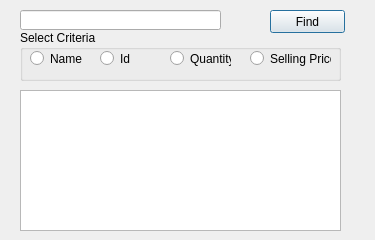
<?xml version="1.0" encoding="UTF-8"?>
<ui version="4.0">
 <class>FindItem</class>
 <widget class="QDialog" name="FindItem">
  <property name="geometry">
   <rect>
    <x>0</x>
    <y>0</y>
    <width>375</width>
    <height>240</height>
   </rect>
  </property>
  <property name="windowTitle">
   <string>Find Items</string>
  </property>
  <widget class="QPushButton" name="btnFind">
   <property name="geometry">
    <rect>
     <x>270</x>
     <y>10</y>
     <width>75</width>
     <height>23</height>
    </rect>
   </property>
   <property name="text">
    <string>Find</string>
   </property>
  </widget>
  <widget class="QLineEdit" name="txtValue">
   <property name="geometry">
    <rect>
     <x>20</x>
     <y>10</y>
     <width>201</width>
     <height>20</height>
    </rect>
   </property>
  </widget>
  <widget class="QGroupBox" name="groupBox">
   <property name="geometry">
    <rect>
     <x>20</x>
     <y>30</y>
     <width>321</width>
     <height>51</height>
    </rect>
   </property>
   <property name="title">
    <string>Select Criteria</string>
   </property>
   <widget class="QRadioButton" name="rdoName">
    <property name="geometry">
     <rect>
      <x>10</x>
      <y>20</y>
      <width>61</width>
      <height>17</height>
     </rect>
    </property>
    <property name="text">
     <string>Name</string>
    </property>
   </widget>
   <widget class="QRadioButton" name="rdoId">
    <property name="geometry">
     <rect>
      <x>80</x>
      <y>20</y>
      <width>61</width>
      <height>17</height>
     </rect>
    </property>
    <property name="text">
     <string>Id</string>
    </property>
   </widget>
   <widget class="QRadioButton" name="rdoQuantity">
    <property name="geometry">
     <rect>
      <x>150</x>
      <y>20</y>
      <width>61</width>
      <height>17</height>
     </rect>
    </property>
    <property name="text">
     <string>Quantity</string>
    </property>
   </widget>
  </widget>
  <widget class="QRadioButton" name="rdoSellingPrice">
   <property name="geometry">
    <rect>
     <x>250</x>
     <y>50</y>
     <width>81</width>
     <height>17</height>
    </rect>
   </property>
   <property name="text">
    <string>Selling Price</string>
   </property>
  </widget>
  <widget class="QTableView" name="tableView">
   <property name="geometry">
    <rect>
     <x>20</x>
     <y>90</y>
     <width>321</width>
     <height>141</height>
    </rect>
   </property>
  </widget>
 </widget>
 <resources/>
 <connections/>
</ui>
